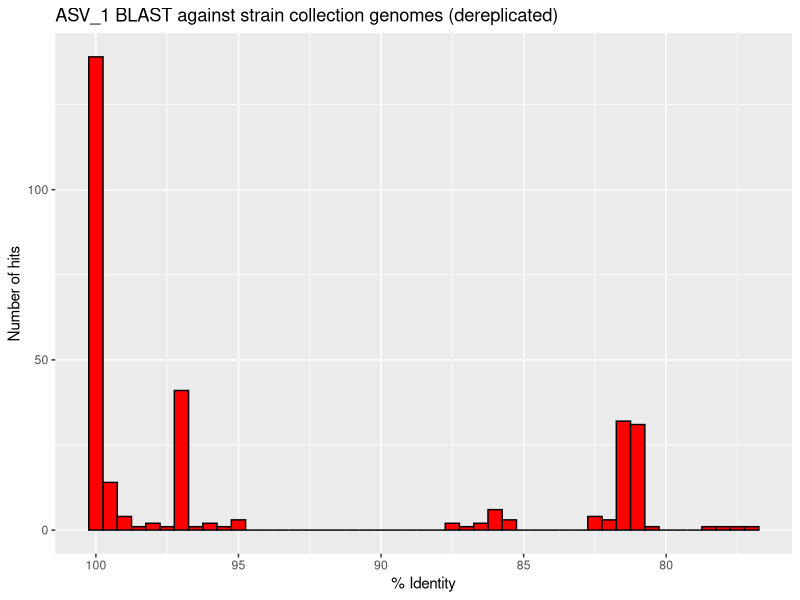
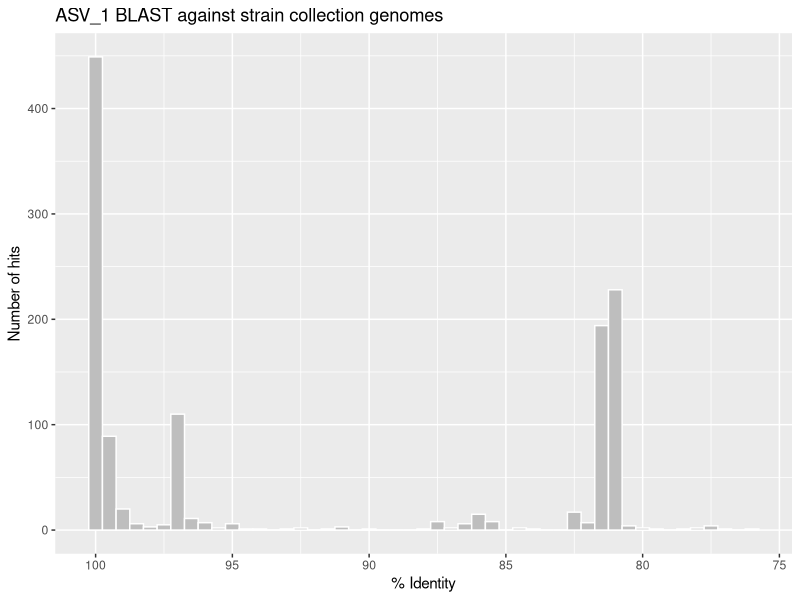
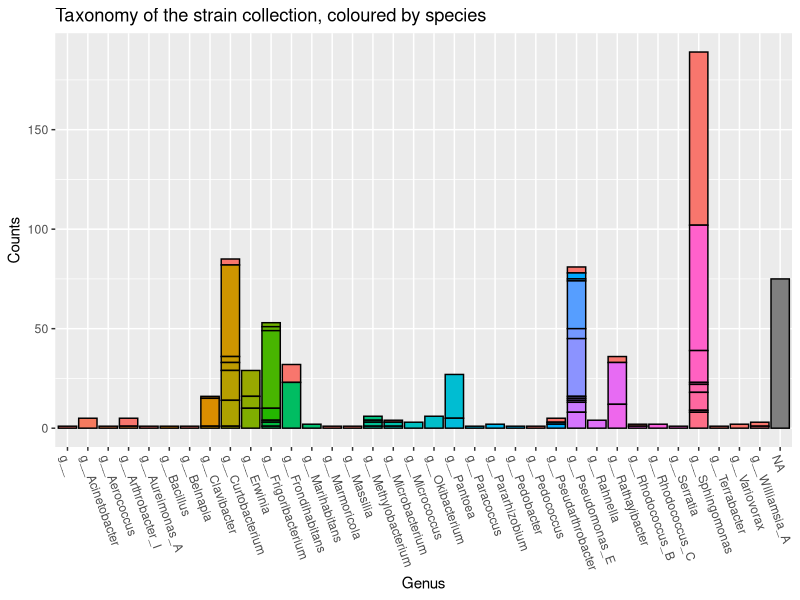
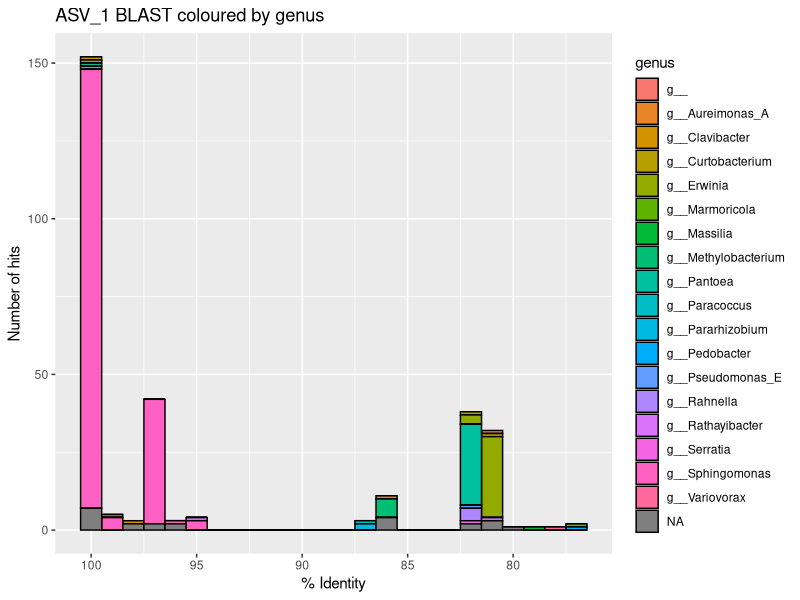
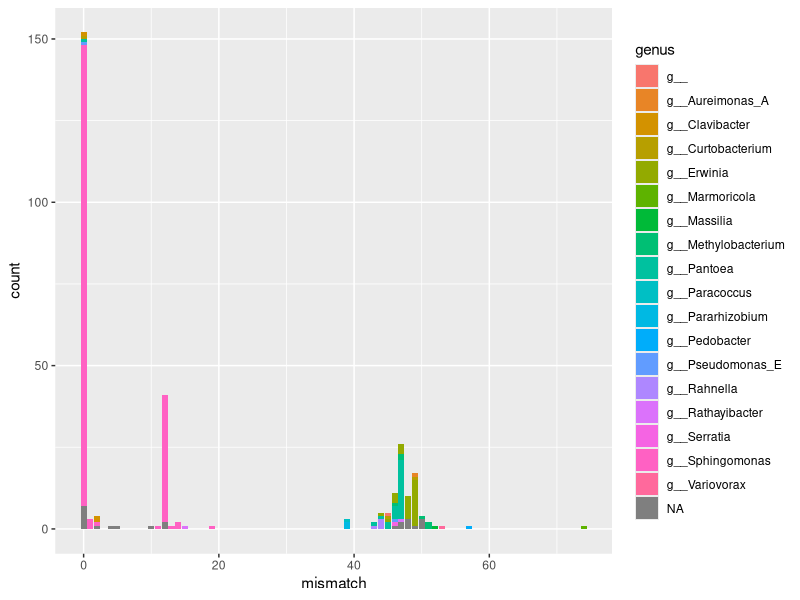
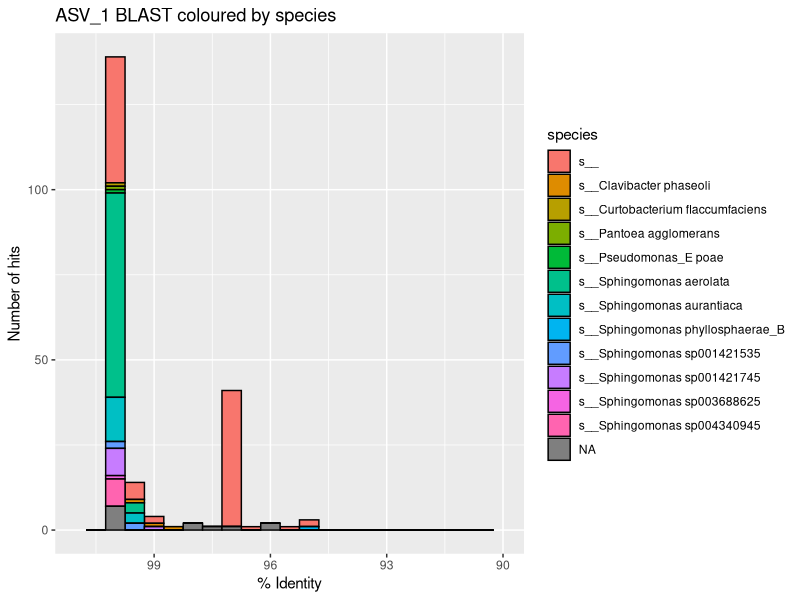
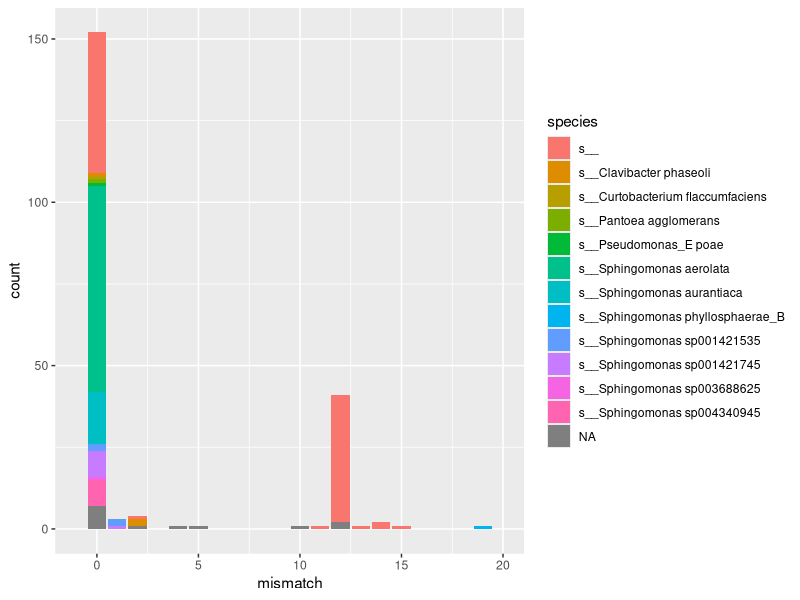

Generate these figures, in order, with R: (Note: this script raises an error after producing the figures.)
## ---- chunk 1
knitr::opts_chunk$set(echo = TRUE)
## ---- chunk 2
library(tidyverse)
library(dplyr)
library(ggplot2)
library("readxl")
## ---- chunk 3
setwd("C:/Users/deani/Desktop/Speciale")
getwd()
## ---- chunk 4
result <- read_tsv("ASV_1_blastres_all.tsv", col_names = F)
head(result)
## ---- chunk 5
df <- result %>% rename(query_ID = X1, target_ID = X2, identity = X3, length = X4, mismatch = X5, gap_openings = X6, query_start = X7, query_end = X8, target_start = X9, target_end = X10, E_value = X11, bit_score = X12)
head(df)
## ---- chunk 6
df <- df %>% mutate(strain = str_extract(target_ID, pattern = "22.*-[0-9]{1,2}"))
df <- df %>% relocate (E_value) %>% relocate(bit_score) %>% relocate(identity) %>% relocate(strain)
head(df)
## ---- chunk 7
dfu <- df %>% distinct(strain, .keep_all = TRUE)
dfu2 <- df %>% distinct(strain, identity, .keep_all = TRUE)
df
dfu
dfu2
## ---- chunk 8
df %>% filter(strain == "22S1L9-1")
## ---- chunk 9
sum(dfu$identity == 100)
sum(dfu2$identity == 100)
sum(df$identity == 100)
## ---- chunk 10
print(paste("Hits with E-val < 10:", dim(df)[1]))
print(paste(">97% identity:", sum(df$identity > 97)))
print(paste("100% identity:", sum(df$identity == 100)))
## ---- chunk 11
print(paste("Hits with E-val < 10:", dim(dfu)[1]))
print(paste(">97% identity:", sum(dfu$identity > 97)))
print(paste("100% identity:", sum(dfu$identity == 100)))
## ---- chunk 12
p <- ggplot(dfu, aes(x=identity)) + geom_histogram(binwidth=0.5, fill = 'red', color = "black") + scale_x_reverse() + labs(x ='% Identity', y='Number of hits', title = 'ASV_1 BLAST against strain collection genomes (dereplicated)')
p

p1 <- ggplot(df, aes(x=identity)) + geom_histogram(binwidth=0.5, fill = 'grey', color = "white") + scale_x_reverse()  + labs(x ='% Identity', y='Number of hits', title = 'ASV_1 BLAST against strain collection genomes')
p1
## ---- chunk 13
tax <- read_tsv("gtdbtk.bac120.summary.tsv", col_names = TRUE)
tax
## ---- chunk 14
t <- c("domain", "phylum", "class", "order", "family", "genus", "species")
taxon <- tax %>% select(user_genome, classification) %>% separate(classification, into = t, sep = ";") %>% rename("strain" = "user_genome")
taxon
## ---- chunk 15
taxon_dropna <- drop_na(taxon)
print(paste("Strains in total:", dim(taxon)[1]))
print(paste("Assigned to some level of taxonomy:", dim(taxon_dropna)[1]))
print(paste("Assigned to genus level:", sum(taxon_dropna$genus != "g__")))
print(paste("Assigned to species level:", sum(taxon_dropna$species != "s__")))
## ---- chunk 16
sphing <- sum(taxon_dropna$genus == "g__Sphingomonas")
not_sphing <- sum(taxon_dropna$genus != "g__Sphingomonas")

sphing
sphing/not_sphing
## ---- chunk 17
p2 <- ggplot(data=taxon, aes(x=genus, fill=species)) + geom_bar(stat="count", color = "black") + theme(legend.position="none") + theme(axis.text.x = element_text(angle = -70, hjust = 0)) + labs(x ='Genus', y='Counts', title = 'Taxonomy of the strain collection, coloured by species')

#taxon_sort <-       # sorter så kun mest almindelige genus kommer med
#p2.1 <- ggplot(data=taxon, aes(x=genus, fill=species)) + geom_bar(stat="count", color = "black") + theme(legend.position="none") + theme(axis.text.x = element_text(angle = -90, hjust = 0)) + labs(x ='Genus', y='Counts', title = 'Taxonomy of the strain collection, coloured by species')

p2
#p2.1
## ---- chunk 18
ndf <- left_join(dfu, taxon, by="strain")
ndf
## ---- chunk 19
p3 <- ggplot(ndf, aes(x=identity, fill=genus)) + geom_histogram(binwidth=1, color = "black") + scale_x_reverse() + labs(x ='% Identity', y='Number of hits', title = 'ASV_1 BLAST coloured by genus')
p3

p3.2 <- ggplot(data=ndf, aes(x=mismatch, fill=genus)) +
  geom_bar(stat="count")
p3.2
## ---- chunk 20
p4 <- ggplot(ndf, aes(x=identity, fill=species)) + geom_histogram(binwidth=0.5, color = "black") + scale_x_reverse() + labs(x ='% Identity', y='Number of hits', title = 'ASV_1 BLAST coloured by species') + xlim(101,90)
p4

p4.2 <- ggplot(data=ndf, aes(x=mismatch, fill=species)) +
  geom_bar(stat="count") + xlim(-1,20)
p4.2
## ---- chunk 21
sphingos <- filter(taxon, genus == "g__Sphingomonas") %>% mutate(file = paste0(strain, ".fasta")) %>% select(file)
sphingos
write.table(sphingos, file = "sphingomonads.txt", sep = "\t", row.names = FALSE, col.names = FALSE, quote = FALSE)
## ---- chunk 22
ndf100 <- ndf %>% filter(identity == 100) %>% mutate(file = paste0(strain, ".fasta"))
ndf100_list <- ndf100  %>% select(file)
write.table(ndf100_list, file = "no_mismatch_hits.txt", sep = "\t", row.names = FALSE, col.names = FALSE, quote = FALSE)
## ---- chunk 23
info <- read_excel("Overview_of_all_isolates_2022.xlsx")
info <- info %>% rename(genome_size=`Genome size (Mb)`, strain=Strain, N50_reads=`N50 reads`, coverage=`Avg cov`, ONT_bc=`ONT bc`, DNA_conc=`DNA conc. used in lib (ng/µl)`, read_counts=`Read counts`, filtered_data=`Filtered_data (Mb)`, median_reads = `Median reads (bp)`, mean_reads = `Mean reads (bp)`, read_len_stdev = `Read Len. stdev`, N50_assembly=`N50 assembly (bp)`, lineage=`Lineage (tentative)`) %>% filter(!is.na(genome_size))
info
## ---- chunk 24
ndf100 <- left_join(ndf100,info, by="strain")
ndf100
## ---- chunk 25
ndf100 <- ndf100 %>% mutate(genomesize = case_when(genome_size < 15 ~ genome_size*1000000, genome_size > 15 ~ genome_size))
ndf100$genome_size
ndf100$genomesize
## ---- chunk 26
filtered <- ndf100 %>% filter(Contigs <= 10) %>% filter(coverage > 20) %>% filter(N50_assembly > 50000) %>% arrange(desc(coverage))
sum(filtered$Contigs)
filtered

## ---- chunk 27
filtered_list <- filtered %>% mutate(file = paste0(strain, ".fasta")) %>% select(file)
write.table(filtered_list, file = "filtered.txt", sep = "\t", row.names = FALSE, col.names = FALSE, quote = FALSE)
## ---- chunk 28
index <- read.table("index.tsv", header = FALSE)

n <- c("contig", "contig_nr", "strain")
index <- index %>% separate(V1, into = n, sep = "_") %>% rename(contig_length = V2) %>% select(contig_nr, strain, contig_length)
index
## ---- chunk 29
index <- index %>% arrange(desc(contig_length)) %>% distinct(strain, .keep_all = TRUE) %>% rename(longest_contig = contig_length)
index
## ---- chunk 30
ndf100 <- left_join(ndf100,index, by="strain") %>% 
ndf100
## ---- chunk 31
ndf100 %>% filter(Contigs <= 10) %>% filter(coverage > 20) %>% filter(N50_assembly > 50000) %>% filter(longest_contig>3000000)
